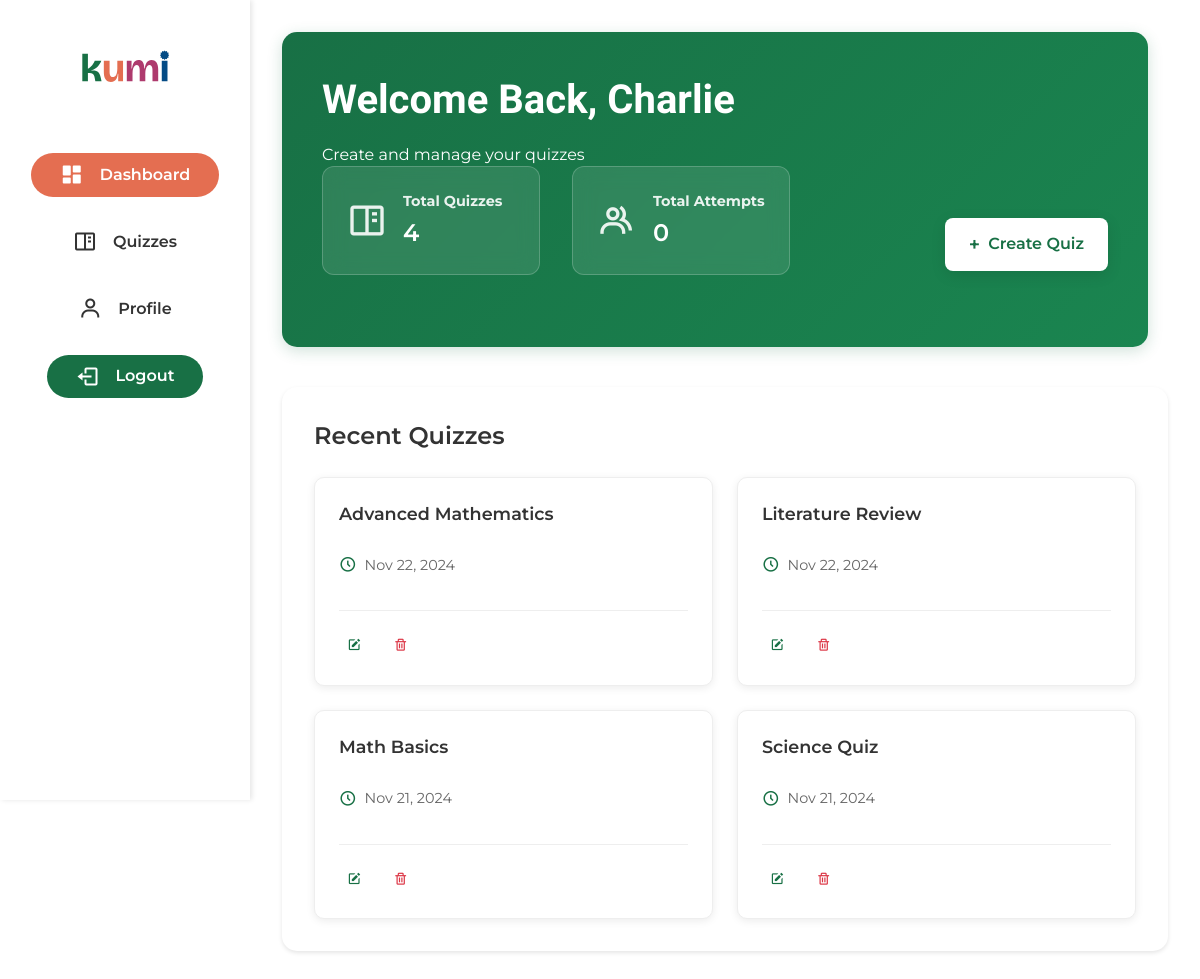
The page /view/teacher_dashboard.php (signed in) on the database as committed earlier.
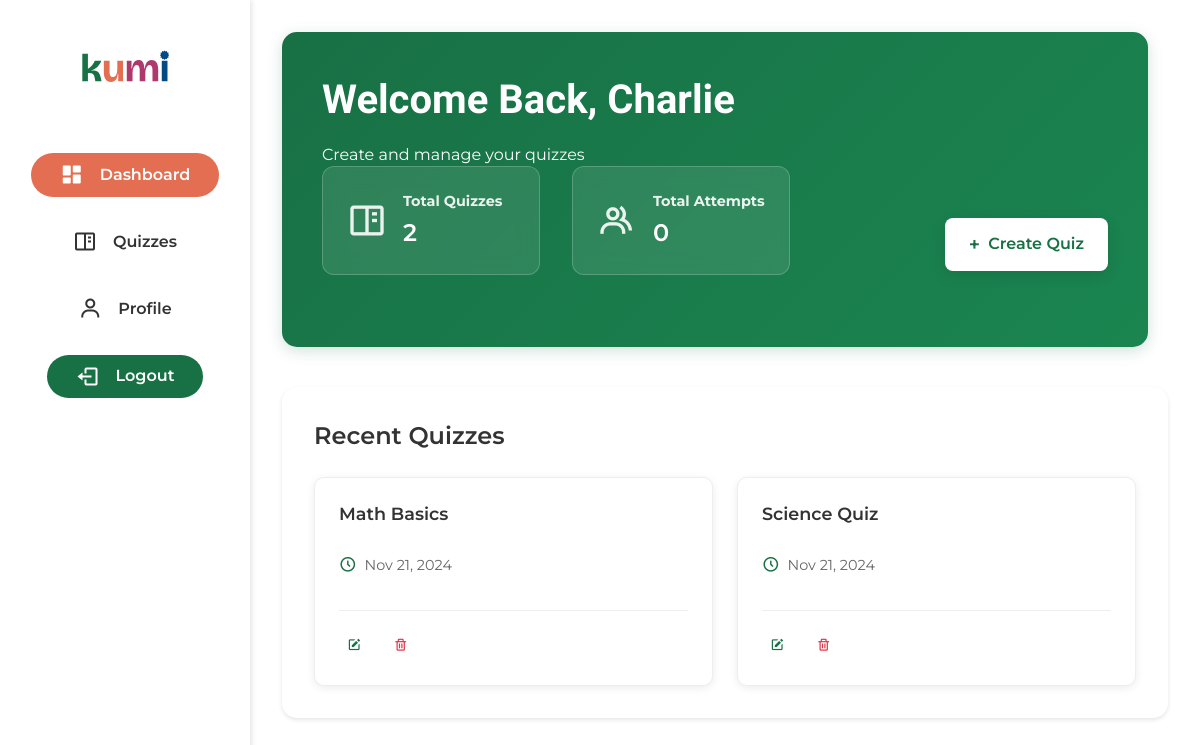
The same page on the database as committed later.
### tables this page shows
CREATE TABLE `quizzes` (
  `quiz_id` int(11) NOT NULL,
  `title` varchar(255) NOT NULL,
  `description` text DEFAULT NULL,
  `created_by` int(11) NOT NULL,
  `mode` enum('individual','group','live','asynchronous') NOT NULL,
  `deadline` datetime DEFAULT NULL,
  `created_at` timestamp NOT NULL DEFAULT current_timestamp(),
  `quiz_code` varchar(255) DEFAULT NULL
);

### utils/Database.php (called while the page is built, shortened)
<?php
class Database {
    private static $instance = null;
    private $connection;
    private function __construct() {
        $this->connection = new mysqli("localhost", "root", "", "kumidb");
        $this->connection->set_charset("utf8mb4");
    }
    public static function getInstance() {
        if (self::$instance === null) {
            self::$instance = new self();
        }
        return self::$instance;
    }
    public function query($sql, $params = []) {
        $stmt = $this->connection->prepare($sql);
        if (!empty($params)) {
            $types = str_repeat('s', count($params));
            $stmt->bind_param($types, ...$params);
        }
        if (!$stmt->execute()) {
            throw new Exception("Execute failed: " . $stmt->error);
        }
        $result = $stmt->get_result();
        return $result;
    }
}

### functions/quiz_functions.php (called while the page is built, shortened)
<?php
require_once '../utils/Database.php';
function getQuizzesByTeacher($teacherId) {
    try {
        $db = Database::getInstance();
        $sql = "SELECT * FROM Quizzes WHERE created_by = ? ORDER BY created_at DESC";
        $result = $db->query($sql, [$teacherId]);
        return $result->fetch_all(MYSQLI_ASSOC);
    } catch (Exception $e) {
        error_log("Error getting quizzes: " . $e->getMessage());
        return [];
    }
}

### view/teacher_dashboard.php (the view, shortened to what this page needs)
<?php
require_once '../functions/quiz_functions.php';
include_once '../components/sidebar.php';
$teacherId = $_SESSION['user_id'];
$quizzes = getQuizzesByTeacher($teacherId);
?>
<!DOCTYPE html>
<html lang="en">
<head>
    <link rel="stylesheet" href="../assets/css/styles.css">
    <link rel="stylesheet" href="../assets/css/teacher_dashboard.css">
    <link href='https://unpkg.com/boxicons@2.1.4/css/boxicons.min.css' rel='stylesheet'>
</head>
<body>
    <main class="dashboard">
        <section class="welcome-section">
            <h1>Welcome Back, <?= htmlspecialchars($_SESSION['first_name']) ?></h1>
            <p class="welcome-message">Create and manage your quizzes</p>
            <div class="welcome-content">
                <div class="stats-overview">
                    <div class="stat-card">
                        <i class='bx bx-book-content'></i>
                        <div class="stat-info">
                            <h3>Total Quizzes</h3>
                            <p><?= count($quizzes) ?></p>
                        </div>
                    </div>
                    <div class="stat-card">
                        <i class='bx bx-group'></i>
                        <div class="stat-info">
                            <h3>Total Attempts</h3>
                            <p><?= array_sum(array_column($quizzes, 'attempt_count')) ?></p>
                        </div>
                    </div>
                </div>
                <div class="create-quiz-button">
                    <a href="quiz.php">Create Quiz</a>
                </div>
            </div>
        </section>
        <section class="recent-quizzes">
            <h2>Recent Quizzes</h2>
            <div class="quiz-list">
                <?php foreach (array_slice($quizzes, 0, 5) as $quiz): ?>
                    <a href="quiz_results.php?id=<?= $quiz['quiz_id'] ?>" class="quiz-item">
                        <div class="quiz-info">
                            <span class="quiz-title"><?= $quiz['title'] ?></span>
                            <span class="quiz-meta">
                                <i class='bx bx-time-five'></i>
                                <?= date('M d, Y', strtotime($quiz['created_at'])) ?>
                            </span>
                        </div>
                        <div class="quiz-actions">
                            <button onclick="editQuiz(<?= $quiz['quiz_id'] ?>)" title="Edit Quiz">
                                <i class='bx bxs-edit'></i>
                            </button>
                            <button onclick="deleteQuiz(<?= $quiz['quiz_id'] ?>)" title="Delete Quiz">
                                <i class='bx bx-trash'></i>
                            </button>
                        </div>
                    </a>
                <?php endforeach; ?>
            </div>
        </section>
    </main>
</body>
</html>

Rows that differ between the two databases and show on the page:
removed quizzes: title "Advanced Mathematics", created_at "Nov 22, 2024"
no longer on this page (row edited): quizzes: title "Literature Review", created_at "Nov 22, 2024"
Other text that changed with them:
count($quizzes): "4" → "2"
